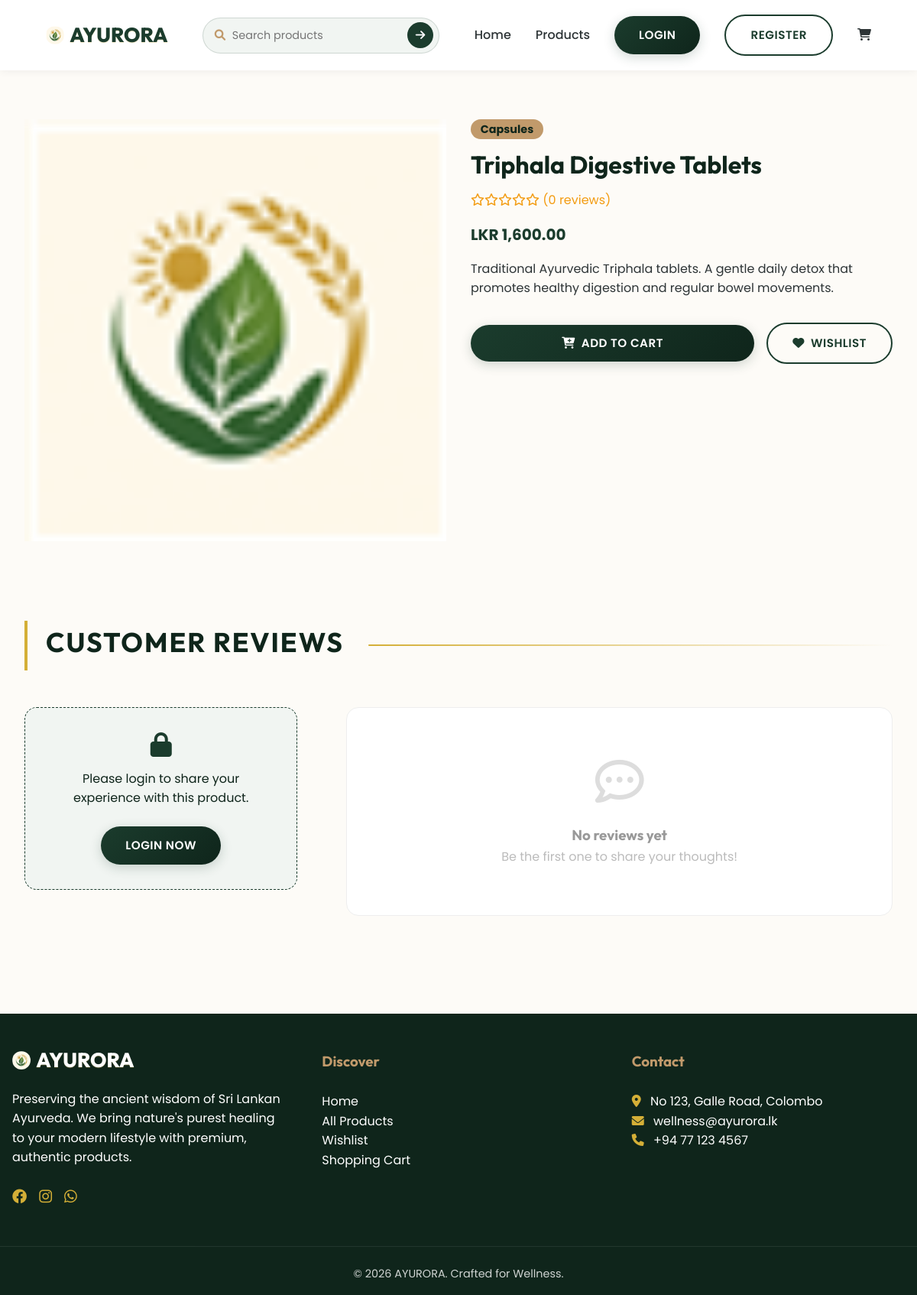
Screenshot of /product_details.php?id=24 with the database file from the repository.
### tables this page shows
CREATE TABLE IF NOT EXISTS products (
    id INT AUTO_INCREMENT PRIMARY KEY,
    name VARCHAR(255) NOT NULL,
    category VARCHAR(100) NOT NULL,
    description TEXT,
    price DECIMAL(10, 2) NOT NULL,
    image VARCHAR(255),
    is_deleted TINYINT(1) DEFAULT 0,
    created_at TIMESTAMP DEFAULT CURRENT_TIMESTAMP
);

### includes/db.php (called while the page is built, shortened)
<?php
function product_image_path($filename) {
    $filename = basename((string) $filename);
    $path = __DIR__ . '/../uploads/' . $filename;
    return 'assets/images/ayurora-logo-small.png';
}
?>

### product_details.php (the view, shortened to what this page needs)
<?php
include 'includes/db.php';
include 'includes/header.php';
$product_id = $_GET['id'];
$sql = "SELECT * FROM products WHERE id = $product_id AND is_deleted = 0";
$result = $conn->query($sql);
$product = $result->fetch_assoc();
$rating_sql = "SELECT AVG(rating) as avg_rating FROM reviews WHERE product_id = $product_id";
$rating_result = $conn->query($rating_sql);
$rating_row = $rating_result->fetch_assoc();
$avg_rating = round($rating_row['avg_rating'], 1);
$reviews_sql = "SELECT r.*, u.name as user_name FROM reviews r JOIN users u ON r.user_id = u.id WHERE r.product_id = $product_id ORDER BY r.created_at DESC";
$reviews_result = $conn->query($reviews_sql);
?>
<div class="container">
    <div style="display: flex; gap: 2rem; margin-top: 2rem; flex-wrap: wrap;">
        <div style="flex: 1; min-width: 300px;">
            <img src="<?php echo htmlspecialchars(product_image_path($product['image'])); ?>" alt="<?php echo htmlspecialchars($product['name']); ?>" style="width: 100%; border-radius: var(--radius); box-shadow: var(--shadow);">
        </div>
        <div style="flex: 1; min-width: 300px;">
            <span style="background: var(--secondary-color); color: var(--primary-dark); padding: 0.2rem 0.8rem; border-radius: 50px; font-size: 0.9rem; font-weight: bold;"><?php echo htmlspecialchars($product['category']); ?></span>
            <h1 style="color: var(--primary-dark); margin-top: 0.5rem; margin-bottom: 0.5rem;"><?php echo htmlspecialchars($product['name']); ?></h1>
            <div style="margin-bottom: 1rem; color: #f39c12;">
                <?php
                for ($i = 1; $i <= 5; $i++) {
                    if ($i <= $avg_rating) {
                        echo '<i class="fas fa-star"></i>';
                    } elseif ($i - 0.5 <= $avg_rating) {
                        echo '<i class="fas fa-star-half-alt"></i>';
                    } else {
                        echo '<i class="far fa-star"></i>';
                    }
                }
                echo " (" . ($reviews_result->num_rows) . " reviews)";
                ?>
            </div>
            <p style="font-size: 1.25rem; font-weight: bold; color: var(--primary-color); margin-bottom: 1rem;">LKR <?php echo number_format($product['price'], 2); ?></p>
            <p style="margin-bottom: 2rem; line-height: 1.6;"><?php echo nl2br(htmlspecialchars($product['description'])); ?></p>
            <div style="display: flex; gap: 1rem; align-items: center; margin-bottom: 2rem;">
                <form action="cart.php" method="POST" style="flex: 1;">
                    <button type="submit" name="add_to_cart" class="btn btn-primary" style="width: 100%;">
                        <i class="fas fa-cart-plus"></i> Add to Cart
                    </button>
                </form>
                <?php if (isset($_SESSION['user_id'])): ?>
                    <form action="add_to_wishlist.php" method="POST">
                        <input type="hidden" name="product_id" value="<?php echo $product['id']; ?>">
                        <button type="submit" name="add_to_wishlist" class="btn btn-outline" style="border-color: #e74c3c; color: #e74c3c;">
                            <i class="fas fa-heart"></i> Wishlist
                        </button>
                    </form>
                <?php else: ?>
                   <a href="login.php" class="btn btn-outline" style="border-color: #e74c3c; color: #e74c3c;"><i class="fas fa-heart"></i> Wishlist</a>
                <?php endif; ?>
            </div>
        </div>
    </div>
    <div style="margin-top: 6rem; padding-bottom: 4rem;">
        <div class="category-header" style="margin-bottom: 3rem;">
            <h2 class="category-title" style="font-size: 2.22rem;">Customer Reviews</h2>
            <div class="category-line"></div>
        </div>
        <div style="display: grid; grid-template-columns: 1fr 2fr; gap: 4rem; align-items: start;">
            <div>
                <?php if (isset($_SESSION['user_id'])): ?>
                    <div class="review-form">
                        <h3>Share Your Experience</h3>
                        <form action="submit_review.php" method="POST">
                            <input type="hidden" name="product_id" value="<?php echo $product['id']; ?>">
                            <label style="display: block; margin-bottom: 0.5rem; font-weight: 500;">Your Rating</label>
                            <div class="rating-input">
                                <input type="radio" id="star5" name="rating" value="5" required /><label for="star5" title="5 stars"><i class="fas fa-star"></i></label>
                                <input type="radio" id="star4" name="rating" value="4" /><label for="star4" title="4 stars"><i class="fas fa-star"></i></label>
                                <input type="radio" id="star3" name="rating" value="3" /><label for="star3" title="3 stars"><i class="fas fa-star"></i></label>
                                <input type="radio" id="star2" name="rating" value="2" /><label for="star2" title="2 stars"><i class="fas fa-star"></i></label>
                                <input type="radio" id="star1" name="rating" value="1" /><label for="star1" title="1 star"><i class="fas fa-star"></i></label>
                            </div>
                            <div class="form-group" style="margin-top: 1rem;">
                                <label style="display: block; margin-bottom: 0.5rem; font-weight: 500;">Your Comment</label>
                                <textarea name="comment" class="form-control" rows="4" placeholder="Tell others what you think about this product..." required style="resize: none; border-radius: var(--radius-md);"></textarea>
                            </div>
                            <button type="submit" name="submit_review" class="btn btn-primary" style="width: 100%; margin-top: 1rem; border-radius: 50px;">
                                Post Review
                            </button>
                        </form>
                    </div>
                <?php else: ?>
                    <div style="background: var(--primary-light); padding: 2rem; border-radius: var(--radius-md); text-align: center; border: 1px dashed var(--primary-color);">
                        <i class="fas fa-lock" style="font-size: 2rem; color: var(--primary-color); margin-bottom: 1rem; display: block;"></i>
                        <p style="margin-bottom: 1.5rem; color: var(--primary-dark);">Please login to share your experience with this product.</p>
                        <a href="login.php" class="btn btn-primary" style="border-radius: 50px;">Login Now</a>
                    </div>
                <?php endif; ?>
            </div>
            <div class="reviews-list">
                <?php
                if ($reviews_result->num_rows > 0) {
                    while($review = $reviews_result->fetch_assoc()) {
                        $initial = strtoupper(substr($review['user_name'], 0, 1));
                        ?>
                        <div class="review-card">
                            <div class="review-header">
                                <div class="review-user">
                                    <div class="avatar"><?php echo $initial; ?></div>
                                    <div>
                                        <span><?php echo htmlspecialchars($review['user_name']); ?></span>
                                        <div class="review-stars">
                                            <?php
                                            for ($i = 1; $i <= 5; $i++) {
                                                echo ($i <= $review['rating']) ? '<i class="fas fa-star"></i>' : '<i class="far fa-star"></i>';
                                            }
                                            ?>
                                        </div>
                                    </div>
                                </div>
                                <span class="review-date"><?php echo date('M d, Y', strtotime($review['created_at'])); ?></span>
                            </div>
                            <div class="review-comment">
                                <?php echo nl2br(htmlspecialchars($review['comment'])); ?>
                            </div>
                        </div>
                        <?php
                    }
                } else {
                    ?>
                    <div style="text-align: center; padding: 4rem 2rem; background: #fff; border-radius: var(--radius-md); border: 1px solid #eee;">
                        <i class="far fa-comment-dots" style="font-size: 4rem; color: #ddd; margin-bottom: 1.5rem; display: block;"></i>
                        <h3 style="color: #999;">No reviews yet</h3>
                        <p style="color: #bbb;">Be the first one to share your thoughts!</p>
                    </div>
                    <?php
                }
                ?>
            </div>
        </div>
    </div>
</div>
<?php include 'includes/footer.php'; ?>

### assets/css/style.css (style rules this page uses)
:root { --primary-color: #1B3C2D; --primary-dark: #0F251B; --primary-light: #F1F5F2; --accent-color: #D4AF37; --accent-glow: rgba(212, 175, 55, 0.4); --secondary-color: #C19A6B; --text-color: #2D3436; --text-light: #636E72; --bg-color: #FDFBF7; --white: #FFFFFF; --danger: #D63031; --success: #00B894; --shadow-premium: 0 10px 40px rgba(27, 60, 45, 0.08); --shadow-float: 0 20px 45px rgba(27, 60, 45, 0.12); --glass-bg: rgba(255, 255, 255, 0.7); --glass-border: rgba(255, 255, 255, 0.2); --transition: all 0.3s cubic-bezier(0.4, 0, 0.2, 1); --radius-sm: 8px; --radius-md: 16px; --radius-lg: 32px; }
* { margin: 0; padding: 0; box-sizing: border-box; font-family: 'Poppins', sans-serif; scroll-behavior: smooth; }
h1, h2, h3, h4, h5, h6, .logo { font-family: 'Outfit', 'Noto Sans Sinhala', sans-serif; }
body { background-color: var(--bg-color); color: var(--text-color); line-height: 1.6; min-height: 100vh; display: flex; flex-direction: column; }
a { text-decoration: none; color: inherit; transition: var(--transition); }
.btn { padding: 0.8rem 2rem; border-radius: 50px; border: none; cursor: pointer; font-weight: 600; transition: var(--transition); display: inline-flex; align-items: center; justify-content: center; gap: 0.5rem; font-size: 0.95rem; text-transform: uppercase; letter-spacing: 0.5px; }
.nav-links li a.btn-primary, .btn-primary { background: linear-gradient(135deg, var(--primary-color), var(--primary-dark)) !important; color: #FFFFFF !important; box-shadow: 0 4px 15px rgba(27, 60, 45, 0.2); }
.nav-links li a.btn-outline, .btn-outline { border: 2px solid var(--primary-color) !important; color: var(--primary-color) !important; background: transparent !important; }
.category-header { margin-bottom: 3rem; position: relative; padding-left: 1.5rem; border-left: 4px solid var(--accent-color); }
.category-title { font-size: 2rem; color: var(--primary-dark); font-weight: 700; text-transform: uppercase; letter-spacing: 2px; margin-bottom: 0.5rem; }
.category-line { height: 2px; width: 100px; background: var(--accent-color); border-radius: 2px; }
.btn-outline { border: 2px solid var(--primary-color); color: var(--primary-color) !important; background: transparent; }
.container { max-width: 1200px; margin: 2rem auto; padding: 0 1rem; flex: 1; }
.category-header { display: flex; align-items: center; gap: 2rem; margin-top: 5rem; margin-bottom: 2.5rem; }
.category-title { font-size: 1.8rem; color: var(--primary-dark); white-space: nowrap; font-weight: 700; }
.category-line { height: 2px; background: linear-gradient(to right, var(--accent-color), transparent); flex-grow: 1; }

### rows the page displays
products: category "Capsules", name "Triphala Digestive Tablets", is_deleted "0", price "1,600.00", description "Traditional Ayurvedic Triphala tablets. A gentle daily detox that promotes healthy digestion and regular bowel movements."
